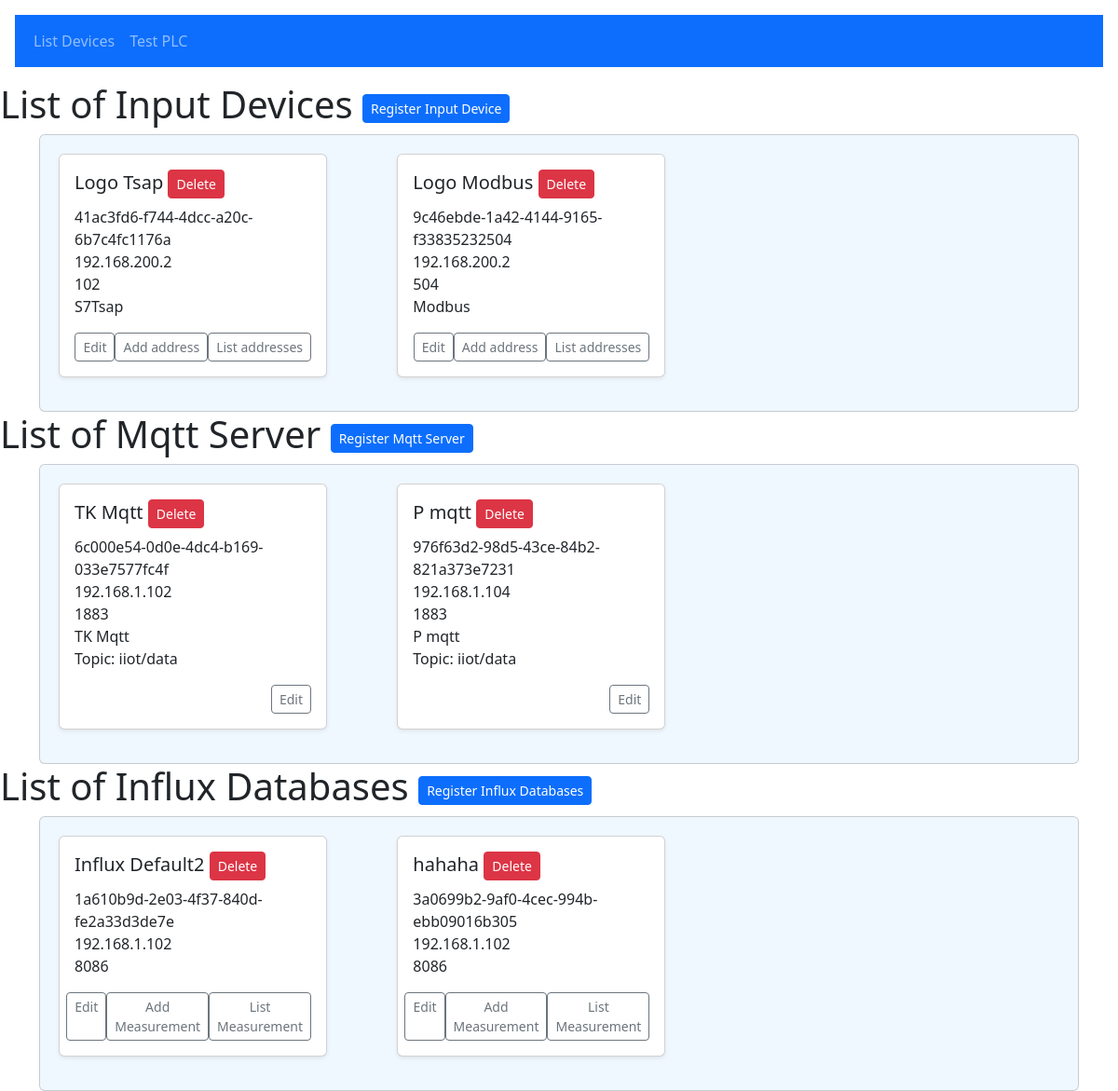
Page /list/devices/ (signed in) on the earlier database version.
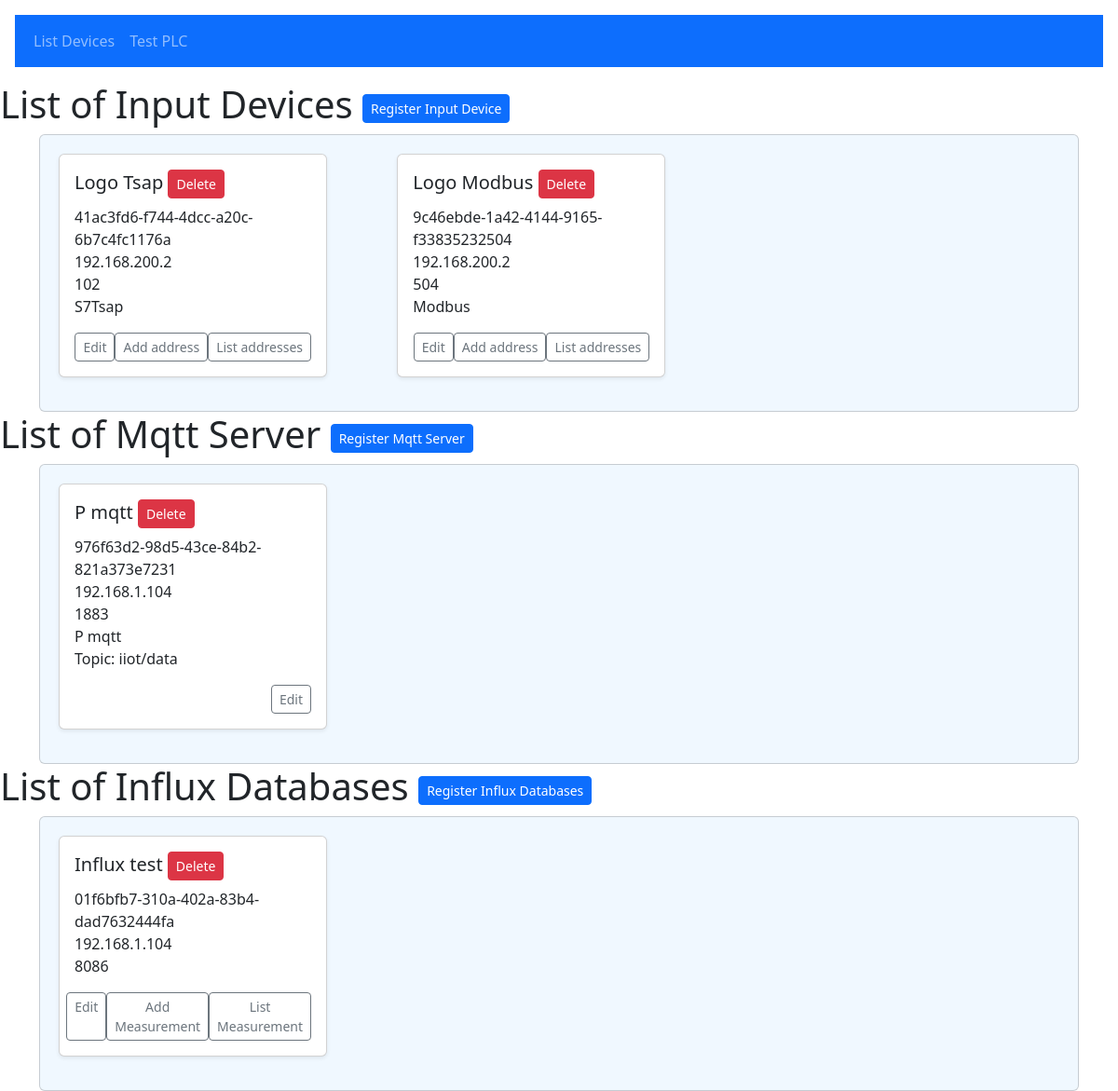
Same page on the later database version.
### iiot/models.py (models this page shows, shortened)
class InputDevices(models.Model):
    device_id = models.UUIDField(
        primary_key=True, default=uuid.uuid4, unique=True)
    device_name = models.CharField(max_length=24)
    ip_address = models.GenericIPAddressField(max_length=24)
    port = models.IntegerField()
    rack = models.IntegerField(default=1)
    slot = models.IntegerField(default=1)
    device_protocol = models.CharField(
        max_length=10, choices=plc_protocols, default="S7Tsap")

class MqttServers(models.Model):
    id = models.UUIDField(primary_key=True, default=uuid.uuid4)
    device_name = models.CharField(max_length=24)
    ip_address = models.GenericIPAddressField(max_length=24)
    port = models.IntegerField()
    topic = models.CharField(max_length=24, default="iiot/data")
    mqtt_user_name = models.CharField(max_length=24)
    mqtt_password = models.CharField(max_length=24)

class InfluxDatabases(models.Model):
    device_id = models.UUIDField(
        primary_key=True, default=uuid.uuid4, unique=True)
    device_name = models.CharField(max_length=24)
    ip_address = models.GenericIPAddressField(max_length=24)
    port = models.IntegerField()
    database = models.CharField(max_length=24)
    duration = models.CharField(max_length=24, default='4w')

### iiot/views.py (the view)
# urls.py: path("list/devices/", views.listDevices, name='ListDevices'),
@login_required
def listDevices(request):
    inputDevices = InputDevices.objects.all()
    mqttServers = MqttServers.objects.all()
    influxDatabases = InfluxDatabases.objects.all()
    context = {
        'inputDevices': inputDevices,
        'mqttServers': mqttServers,
        'influxDatabases': influxDatabases
    }
    return render(request, "iiot/listDevices.html", context)

### iiot/templates/iiot/listDevices.html
{% extends 'base/base.html' %}
{% load crispy_forms_tags %}
{% block 'body' %}
    <div>
    <h1>List of Input Devices
        <a href="{% url 'RegisterInput'  %}" type="button" class="btn btn-sm btn-primary">Register Input Device</a>
    </h1>
    </div>
    <div class="container">
        <div class="card overflow-auto" style="background-color: #f0f8ff; padding: 20px;">
            <div class="row row-cols-1 row-cols-sm-2 row-cols-md-3 g-3">
                {% for dev in inputDevices %}
                <div class="col">
                    {% include "components/listing_InputDevices.html" %}
                </div>
                {% endfor %}
            </div>
        </div>
    </div>
    <div>
        <h1>List of Mqtt Server <a href="{% url 'RegMqtt'  %}" type="button" class="btn btn-sm btn-primary">Register Mqtt Server</a>
        </h1>
        </div>
    <div class="container">
        <div class="card overflow-auto" style="background-color: #f0f8ff; padding: 20px;">
            <div class="row row-cols-1 row-cols-sm-2 row-cols-md-3 g-3">
            {% for dev in mqttServers %}
            <div class="col">
                {% include "components/listing_MqttServers.html" %}
            </div>
            {% endfor %}
        </div>
    </div>
    </div>
    <div>
        <h1>List of Influx Databases <a href="{% url 'RegInflux'  %}" type="button" class="btn btn-sm btn-primary">Register Influx Databases</a>
        </h1>
        </div>
    <div class="container">
        <div class="card overflow-auto" style="background-color: #f0f8ff; padding: 20px;">
            <div class="row row-cols-1 row-cols-sm-2 row-cols-md-3 g-3">
            {% for dev in influxDatabases %}
            <div class="col">
                {% include "components/listing_InfluxDatabases.html" %}
            </div>
            {% endfor %}
        </div>
    </div>
    </div>
{% endblock %}

### iiot/templates/base/base.html (shortened to what this page needs)
<!DOCTYPE html>
<html lang="en">
<head>
    <link href="https://cdn.jsdelivr.net/npm/bootstrap@5.3.3/dist/css/bootstrap.min.css" rel="stylesheet">
</head>
<body>
    {% block 'header' %}
       <header class="p-3 background-color text-white w-100 nav-masthead">
         <nav class="navbar navbar-expand-lg navbar-dark bg-primary">
          <div class="container-fluid">
          <div class="collapse navbar-collapse" id="navbarToggler">
          <ul class="navbar-nav me-auto mb-2 mb-lg-0">
            <li class="nav-item">
              <a class="nav-link" href="{% url 'ListDevices'  %}" >List Devices</a>
            </li>
            <li class="nav-item">
              <a class="nav-link" href="{% url 'test'  %}">Test PLC</a>
            </li>
          </ul>
          </div>
      </div>
      </nav>
       </header>
    {% endblock %}
    {% block 'body' %}
    {% endblock %}
</body>
</html>

### iiot/templates/components/listing_InputDevices.html
<div class="card shadow-sm mb-3" style="max-width: 18rem;">
    <div class="card-body">
        <h5 class="card-title">{{dev.device_name}}
            <a href="{% url 'RemoveInputDevice'  device_id=dev.device_id %}" type="button" class="btn btn-sm btn-danger">Delete</a>
        </h5>
        <ul class="list-unstyled mb-3">
            <li>{{dev.device_id}}</li>
            <li>{{dev.ip_address}}</li>
            <li>{{dev.port}}</li>
            <li>{{dev.device_protocol}}</li>
        </ul>
        <div class="d-flex justify-content-end">
            <a href="{% url 'EditInput' device_id=dev.device_id %}" type="button" class="btn btn-sm btn-outline-secondary">Edit</a>
            <a href="{% url 'RegInputAddress'%}" type="button" class="btn btn-sm btn-outline-secondary">Add address</a>
            <a href="{% url 'ListInputAddress' %}" type="button" class="btn btn-sm btn-outline-secondary">List addresses</a>
        </div>
    </div>
</div>

### iiot/templates/components/listing_MqttServers.html
<div class="card shadow-sm mb-3" style="max-width: 18rem;">
    <div class="card-body">
        <h5 class="card-title">{{dev.device_name}}
            <a href="{% url 'RemoveMqtt'  id=dev.id %}" type="button" class="btn btn-sm btn-danger">Delete</a>
        </h5>
        <ul class="list-unstyled mb-3">
            <li>{{dev.id}}</li>
            <li>{{dev.ip_address}}</li> <li>{{dev.port}}</li>
            <li>{{dev.device_name}}</li>
            <li>Topic: {{dev.topic}}</li>
        </ul>
        <div class="d-flex justify-content-end">
            <a href="{% url 'EditMqtt'  id=dev.id %}" type="button" class="btn btn-sm btn-outline-secondary">Edit</a>
        </div>
    </div>
</div>

### iiot/templates/components/listing_InfluxDatabases.html
<div class="card shadow-sm mb-3" style="max-width: 18rem;">
    <div class="card-body">
        <h5 class="card-title">{{dev.device_name}}
            <a href="{% url 'RemoveInflux'  device_id=dev.device_id %}" type="button" class="btn btn-sm btn-danger">Delete</a>
        </h5>
        <ul class="list-unstyled mb-3">
            <li>{{dev.device_id}}</li>
            <li>{{dev.ip_address}}</li>
            <li>{{dev.port}}</li>
        </ul>
        <div class="d-flex justify-content-end">
            <a href="{% url 'EditInflux' device_id=dev.device_id %}" type="button" class="btn btn-sm btn-outline-secondary">Edit</a>
            <a href="{% url 'AddMeasurement' %}" type="button" class="btn btn-sm btn-outline-secondary">Add Measurement</a>
            <a href="{% url 'ListMeasurement' %}" type="button" class="btn btn-sm btn-outline-secondary">List Measurement</a>
        </div>
    </div>
</div>

Differences in the rows shown:
removed MqttServers: device_name "TK Mqtt", id "6c000e54-0d0e-4dc4-b169-033e7577fc4f", ip_address "192.168.1.102", port "1883", topic "iiot/data"
removed InfluxDatabases: device_name "Influx Default2", device_id "1a610b9d-2e03-4f37-840d-fe2a33d3de7e", ip_address "192.168.1.102", port "8086"
removed InfluxDatabases: device_name "hahaha", device_id "3a0699b2-9af0-4cec-994b-ebb09016b305", ip_address "192.168.1.102", port "8086"
added InfluxDatabases: device_name "Influx test", device_id "01f6bfb7-310a-402a-83b4-dad7632444fa", ip_address "192.168.1.104", port "8086"
